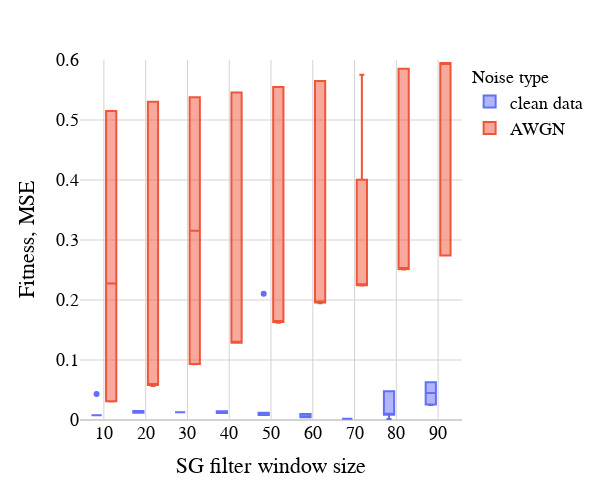

Here is the notebook cell this chart was saved with:
### Code cell
hiss = np.load(path + 'spectral_data\\PDE_fitness\\wave_fitness.npy', allow_pickle = True)[::-1]/1000
hiss_noised = np.load(path + 'spectral_data\\PDE_fitness\\noised\\noised_wave_data_10per.npy', allow_pickle = True)/1000

hiss.shape
window_sizes = [10,20,30,40,50,60,70,80,90]

df_clean = pd.DataFrame({'Fitness, MSE' : np.hstack([arr for arr in hiss]),  #hiss.reshape(-1, order = 'F'), 
                         'SG filter window size' : np.hstack([np.full(shape=hiss[idx].shape[0], fill_value=size) for idx, size in enumerate(window_sizes)]),
                         'Noise type' : 'clean data'})

df_noisy = pd.DataFrame({'Fitness, MSE' : np.hstack([arr for arr in hiss_noised]), #[:19:2]
                         'SG filter window size' : np.hstack([np.full(shape=hiss_noised[idx].shape[0], fill_value=size) for idx, size in enumerate(window_sizes)]),
                         'Noise type' : 'AWGN'})

df_aggreg = pd.concat([df_clean, df_noisy], axis = 0)

import plotly.express as px
import plotly.io as pio

pio.templates.default = "plotly_white"

px.defaults.template = "plotly_white"
px.defaults.color_continuous_scale = px.colors.sequential.Blackbody
px.defaults.width = 600
px.defaults.height = 500

fig = px.box(df_aggreg, x="SG filter window size", y="Fitness, MSE", color="Noise type")
fig.update_traces(quartilemethod="linear") # or "inclusive", or "linear" by default
fig.update_layout(
    xaxis = dict(
        tickmode = 'array',
        tickvals = window_sizes,
        ticktext = window_sizes
    )
)
fig.update_yaxes(range=[0, 0.6])

fig.update_xaxes(showgrid=True, gridwidth=1, gridcolor='lightgrey', zeroline = True, zerolinecolor = 'lightgrey', layer = 'below traces')
fig.update_yaxes(showgrid=True, gridwidth=1, gridcolor='lightgrey', zeroline = True, zerolinecolor = 'lightgrey', layer = 'below traces')
fig.update_layout(
    font_family="Helvetica",
    font_color="black",
    font_size=18,
    title_font_family="Helvetica",
    title_font_color="black",
    title_font_size=18,
    legend_title_font_family='Helvetica',
    legend_title_font_color="black",
    legend_title_font_size=18
)


fig.show()

### Figure 1 — Plotly figure (JSON) as saved in the notebook; plotly's stock layout.template omitted (floating-point values rounded to 4 significant figures)
{"data": [{"alignmentgroup": "True", "hovertemplate": "Noise type=clean data<br>SG filter window size=%{x}<br>Fitness, MSE=%{y}<extra></extra>", "legendgroup": "clean data", "marker": {"color": "#636efa"}, "name": "clean data", "notched": false, "offsetgroup": "clean data", "orientation": "v", "quartilemethod": "linear", "showlegend": true, "type": "box", "x": [10, 10, 10, 10, 10, 10, 20, 20, 20, 20, 20, 20, 30, 30, 30, 30, 30, 30, 40, 40, 40, 40, 40, 40, 50, 50, 50, 50, 50, 50, 60, 60, 60, 60, 60, 60, 70, 70, 70, 70, 70, 70, 80, 80, 80, 80, 80, 80, 90, 90, 90, 90], "x0": " ", "xaxis": "x", "y": [0.008013, 0.008013, 0.04318, 0.008013, 0.008013, 0.008013, 0.01207, 0.01207, 0.01207, 0.01207, 0.01484, 0.01484, 0.01309, 0.01309, 0.01309, 0.01309, 0.01309, 0.01309, 0.01152, 0.01152, 0.0144, 0.0144, 0.01152, 0.01152, 0.008317, 0.008317, 0.008317, 0.01199, 0.2104, 0.01199, 0.004765, 0.004765, 0.004765, 0.004765, 0.009868, 0.009868, 0.002116, 0.002116, 0.002116, 0.002116, 0.002116, 0.002116, 0.008667, 0.008667, 0.04771, 0.008667, 0.001846, 0.04771, 0.02489, 0.06293, 0.06293, 0.02685], "y0": " ", "yaxis": "y"}, {"alignmentgroup": "True", "hovertemplate": "Noise type=AWGN<br>SG filter window size=%{x}<br>Fitness, MSE=%{y}<extra></extra>", "legendgroup": "AWGN", "marker": {"color": "#EF553B"}, "name": "AWGN", "notched": false, "offsetgroup": "AWGN", "orientation": "v", "quartilemethod": "linear", "showlegend": true, "type": "box", "x": [10, 10, 10, 10, 10, 10, 20, 20, 20, 20, 20, 20, 30, 30, 30, 30, 30, 30, 40, 40, 40, 40, 40, 40, 50, 50, 50, 50, 50, 50, 60, 60, 60, 60, 60, 60, 70, 70, 70, 70, 80, 80, 80, 80, 80, 80, 90, 90, 90, 90, 90], "x0": " ", "xaxis": "x", "y": [1.278, 0.03133, 0.0307, 0.2243, 0.5151, 0.2306, 0.5306, 0.5306, 0.05679, 0.05851, 0.05851, 0.05851, 0.5378, 0.5378, 0.09298, 0.5378, 0.09331, 0.09331, 0.1286, 0.5457, 0.1286, 0.1286, 0.5457, 0.1286, 0.5548, 0.1632, 0.1632, 0.1632, 0.5548, 0.1619, 0.5649, 0.5649, 0.1957, 0.1957, 0.1957, 0.1946, 0.2252, 0.5753, 0.2252, 0.2243, 0.2517, 0.5855, 0.2508, 0.5855, 0.2517, 0.2517, 0.5951, 0.5951, 0.2743, 0.5951, 0.2743], "y0": " ", "yaxis": "y"}], "layout": {"boxmode": "group", "font": {"color": "black", "family": "Helvetica", "size": 18}, "height": 500, "legend": {"title": {"font": {"color": "black", "family": "Helvetica", "size": 18}, "text": "Noise type"}, "tracegroupgap": 0}, "margin": {"t": 60}, "title": {"font": {"color": "black", "family": "Helvetica", "size": 18}}, "width": 600, "xaxis": {"anchor": "y", "domain": [0, 1], "gridcolor": "lightgrey", "gridwidth": 1, "layer": "below traces", "showgrid": true, "tickmode": "array", "ticktext": [10, 20, 30, 40, 50, 60, 70, 80, 90], "tickvals": [10, 20, 30, 40, 50, 60, 70, 80, 90], "title": {"text": "SG filter window size"}, "zeroline": true, "zerolinecolor": "lightgrey"}, "yaxis": {"anchor": "x", "domain": [0, 1], "gridcolor": "lightgrey", "gridwidth": 1, "layer": "below traces", "range": [0, 0.6], "showgrid": true, "title": {"text": "Fitness, MSE"}, "zeroline": true, "zerolinecolor": "lightgrey"}}}
